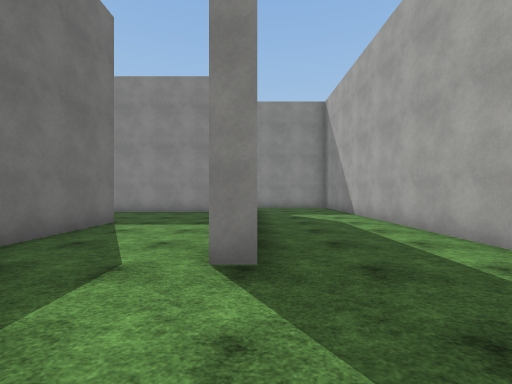
[1] (above)

13 first-person views from a walk through a 3-D level made in the Unity game engine. The camera is 1.5 m above the floor, looks level and sees 90° across. The floor is counted in squares, 2 m on a side. Each view is taken from the middle of a square. On the plan, view 1 faces up. The plan holds only what a view shows up to about 9 squares ahead; the rest is blank. The place goes on beyond the plan. The player is left out. Surface patterns are stand-ins for the level's own textures.

[2]
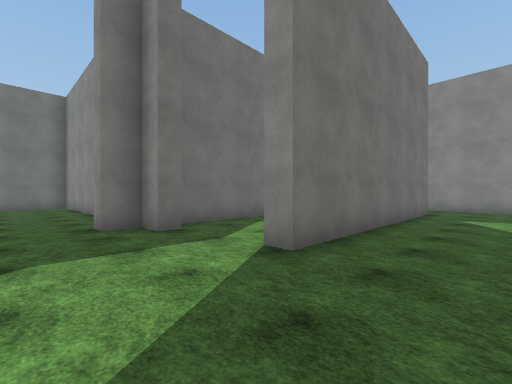

[3]
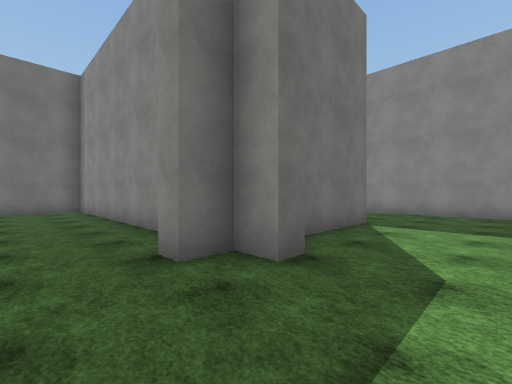

[4]
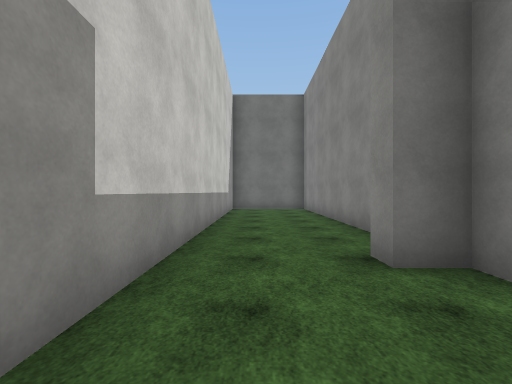

[5]
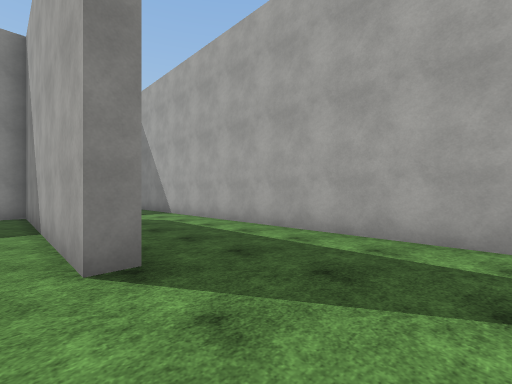

[6]
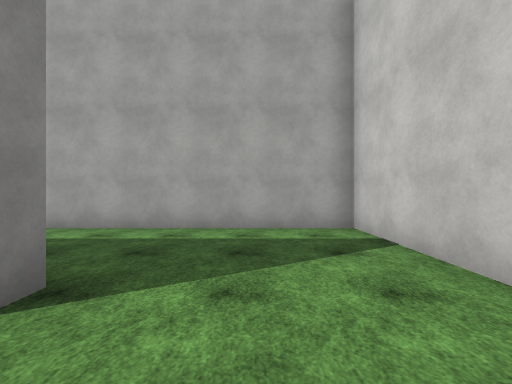

[7]
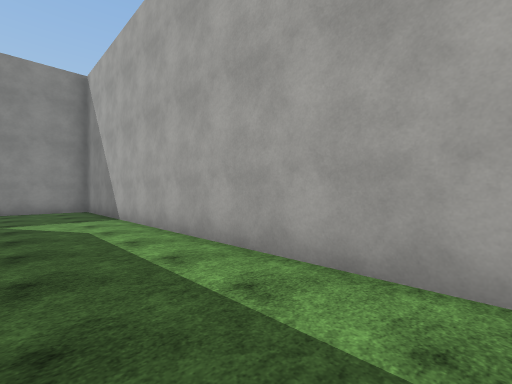

[8]
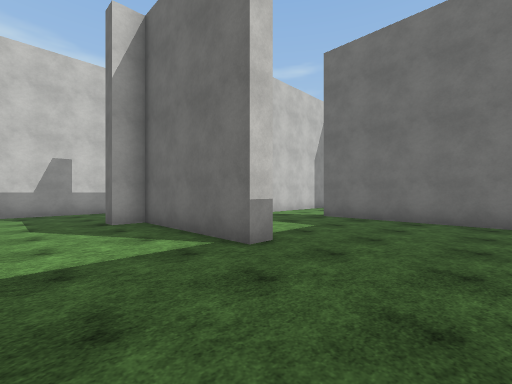

[9]
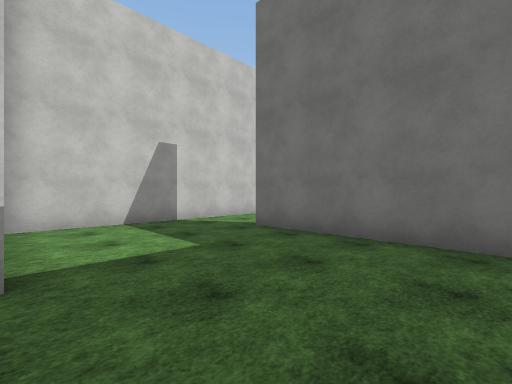

[10]
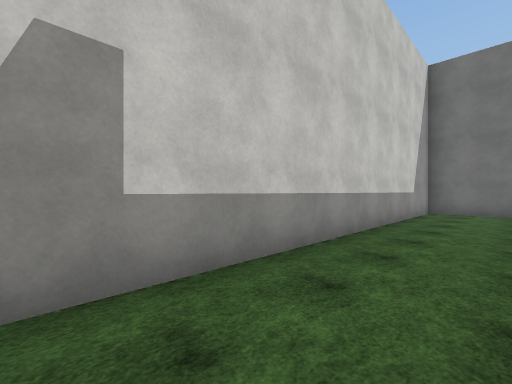

[11]
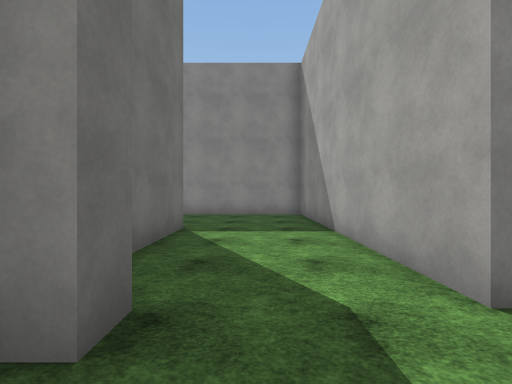

[12]
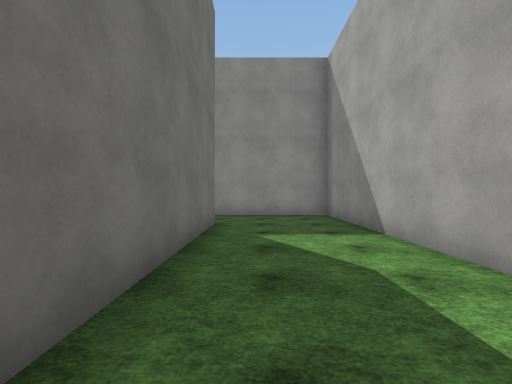

[13]
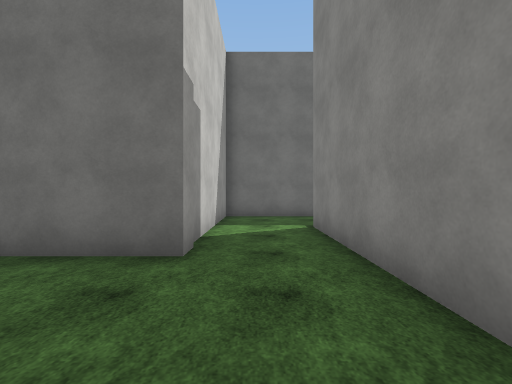

### Floor plan
Ten units are one square. View 1 is at (0, 0); x grows to the right and y downward. Boxes are objects, and circles mark ways between rooms. Rooms are numbered by the first view taken in them; rooms with no view inside come last. Other rooms are left out.
<svg viewBox="-129 -134 167 149">
<path fill="none" stroke="#000" d="M-28 -26 -28 -21 -35 -21 -35 -14 -41 -14M-58 -21 -115 -21M-49 -129 -49 -101 0 -101 0 -26 -5 -26 -5 -36M-124 -14 -124 10 33 10 33 -122 -25 -122M-41 -64 -35 -64 -35 -26 -28 -26M-82 -90 -82 -48M-5 -36 -5 -96 -45 -96M-74 -26 -40 -26"/>
<circle cx="-15" cy="-25" r="3" fill="#2a7"/>
<text x="-10" y="-30">1</text>
<text x="-40" y="-70">2</text>
</svg>
Room 1 opens to room 2.

Where each view was taken, in squares from view 1:
view 1: 0 up, 0 right, facing up
view 2: 0 up, 2 right, facing up-left
view 3: 0 up, 1 left, facing up-left
view 4: 0 up, 1 left, facing left
view 5: 0 up, 1 left, facing up-right
view 6: 1 up, 2 left, facing right
view 7: 1 up, 1 right, facing up-right
view 8: 9 up, 1 left, facing down-left
view 9: 9 up, 4 left, facing down-left
view 10: 1 up, 2 left, facing down-left
view 11: 1 up, 2 left, facing up
view 12: 4 up, 1 right, facing up
view 13: 11 up, 3 right, facing left
